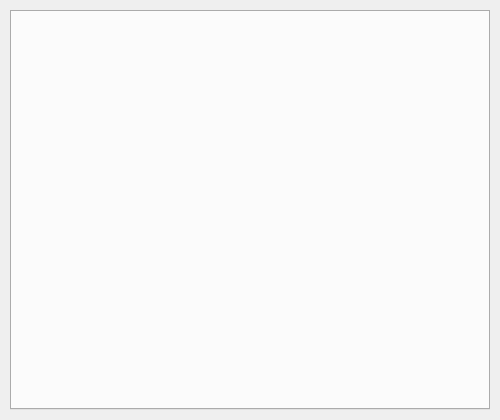
<?xml version="1.0" encoding="UTF-8"?>
<ui version="4.0">
 <class>LibraryWidget</class>
 <widget class="QWidget" name="LibraryWidget">
  <property name="geometry">
   <rect>
    <x>0</x>
    <y>0</y>
    <width>500</width>
    <height>420</height>
   </rect>
  </property>
  <property name="sizePolicy">
   <sizepolicy hsizetype="MinimumExpanding" vsizetype="MinimumExpanding">
    <horstretch>0</horstretch>
    <verstretch>0</verstretch>
   </sizepolicy>
  </property>
  <property name="minimumSize">
   <size>
    <width>500</width>
    <height>420</height>
   </size>
  </property>
  <property name="windowTitle">
   <string>Library</string>
  </property>
  <property name="locale">
   <locale language="English" country="UnitedStates"/>
  </property>
  <layout class="QGridLayout" name="libraryWidgetLayout" rowstretch="0" columnstretch="0">
   <property name="leftMargin">
    <number>0</number>
   </property>
   <property name="topMargin">
    <number>0</number>
   </property>
   <property name="rightMargin">
    <number>0</number>
   </property>
   <property name="bottomMargin">
    <number>0</number>
   </property>
   <property name="spacing">
    <number>0</number>
   </property>
   <item row="0" column="0">
    <layout class="QGridLayout" name="libraryLayout">
     <property name="sizeConstraint">
      <enum>QLayout::SetDefaultConstraint</enum>
     </property>
     <property name="leftMargin">
      <number>10</number>
     </property>
     <property name="topMargin">
      <number>10</number>
     </property>
     <property name="rightMargin">
      <number>10</number>
     </property>
     <property name="bottomMargin">
      <number>10</number>
     </property>
     <property name="spacing">
      <number>0</number>
     </property>
     <item row="0" column="0">
      <widget class="QTabWidget" name="tabWidget">
       <property name="sizePolicy">
        <sizepolicy hsizetype="MinimumExpanding" vsizetype="MinimumExpanding">
         <horstretch>0</horstretch>
         <verstretch>0</verstretch>
        </sizepolicy>
       </property>
       <property name="minimumSize">
        <size>
         <width>480</width>
         <height>400</height>
        </size>
       </property>
       <property name="autoFillBackground">
        <bool>false</bool>
       </property>
       <property name="tabPosition">
        <enum>QTabWidget::West</enum>
       </property>
       <property name="tabShape">
        <enum>QTabWidget::Triangular</enum>
       </property>
       <property name="currentIndex">
        <number>-1</number>
       </property>
      </widget>
     </item>
    </layout>
   </item>
  </layout>
 </widget>
 <resources/>
 <connections/>
</ui>
